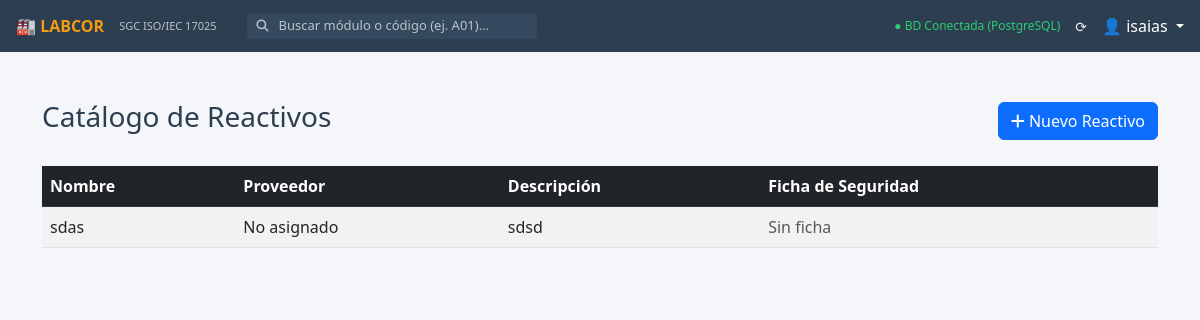
The app's page /m11/reactivos/ (signed in), older data.
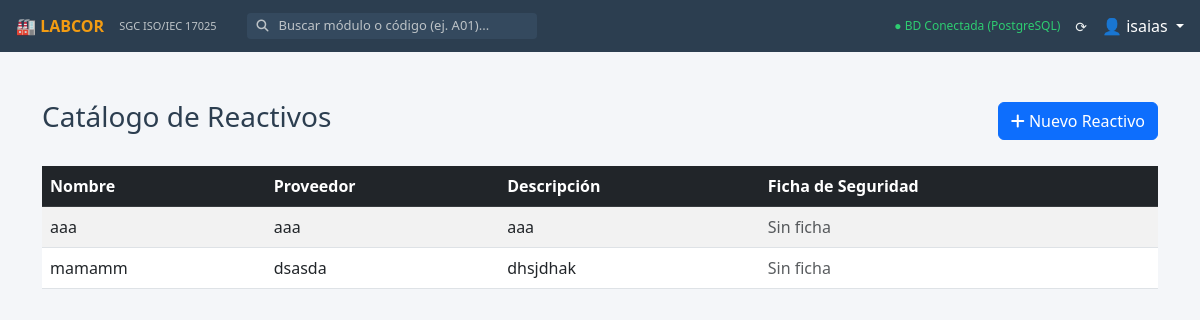
The same page, newer data.
### m11_reactivos/models.py (models this page shows, shortened)
class AuditoriaBase(models.Model):
    id_registro = models.AutoField(primary_key=True)
    fecha_creacion = models.DateTimeField(auto_now_add=True)
    fecha_modificacion = models.DateTimeField(auto_now=True)
    usuario_creacion = models.ForeignKey(User, related_name='%(class)s_creados', on_delete=models.SET_NULL, null=True, blank=True)
    usuario_modificacion = models.ForeignKey(User, related_name='%(class)s_modificados', on_delete=models.SET_NULL, null=True, blank=True)
    activo = models.BooleanField(default=True)
    class Meta:
        abstract = True

class Reactivo(AuditoriaBase):
    nombre = models.CharField(max_length=200)
    descripcion = models.TextField(blank=True, verbose_name="Descripción/Uso")
    ficha_seguridad = models.FileField(upload_to='m11/fichas_seguridad/', blank=True, null=True)
    proveedor = models.ForeignKey(Proveedor, on_delete=models.SET_NULL, null=True, blank=True)

class Proveedor(AuditoriaBase):
    nombre = models.CharField(max_length=200, verbose_name="Nombre del Proveedor", unique=True)
    contacto = models.CharField(max_length=200, blank=True)
    telefono = models.CharField(max_length=50, blank=True)
    email = models.EmailField(blank=True)
    aprobado = models.BooleanField(default=False, verbose_name="Proveedor Aprobado")
    fecha_evaluacion = models.DateField(null=True, blank=True)
    comentarios = models.TextField(blank=True)

### m11_reactivos/views.py (the view)
# urls.py: path('reactivos/', views.lista_reactivos, name='m11_lista_reactivos'),
@login_required
def lista_reactivos(request):
    reactivos = Reactivo.objects.filter(activo=True).select_related('proveedor')
    return render(request, 'm11_reactivos/lista_reactivos.html', {'reactivos': reactivos})

### m11_reactivos/templates/m11_reactivos/lista_reactivos.html (shortened to what this page needs)
{% extends 'base.html' %}
{% block content %}
<div class="container mt-4">
    <div class="d-flex justify-content-between align-items-center mb-4">
        <h3>Catálogo de Reactivos</h3>
        <a href="{% url 'm11_nuevo_reactivo' %}" class="btn btn-primary">
            <i class="fas fa-plus"></i> Nuevo Reactivo
        </a>
    </div>
    <table class="table table-striped table-hover">
        <thead class="table-dark">
            <tr>
                <th>Nombre</th>
                <th>Proveedor</th>
                <th>Descripción</th>
                <th>Ficha de Seguridad</th>
            </tr>
        </thead>
        <tbody>
            {% for reactivo in reactivos %}
            <tr>
                <td>{{ reactivo.nombre }}</td>
                <td>{{ reactivo.proveedor.nombre|default:"No asignado" }}</td>
                <td>{{ reactivo.descripcion }}</td>
                <td>
                    {% if reactivo.ficha_seguridad %}
                        <a href="{{ reactivo.ficha_seguridad.url }}" target="_blank" class="btn btn-sm btn-info">Ver PDF</a>
                    {% else %}
                        <span class="text-muted">Sin ficha</span>
                    {% endif %}
                </td>
            </tr>
            {% empty %}
            <tr>
                <td colspan="4" class="text-center">No hay reactivos registrados.</td>
            </tr>
            {% endfor %}
        </tbody>
    </table>
</div>
{% endblock %}

Row changes from the older to the newer data that the page shows:
removed Reactivo: nombre "sdas", proveedor.nombre "No asignado", descripcion "sdsd"
added Reactivo: nombre "aaa", proveedor.nombre "aaa", descripcion "aaa", ficha_seguridad "Sin ficha"
added Reactivo: nombre "mamamm", proveedor.nombre "dsasda", descripcion "dhsjdhak", ficha_seguridad "Sin ficha"
